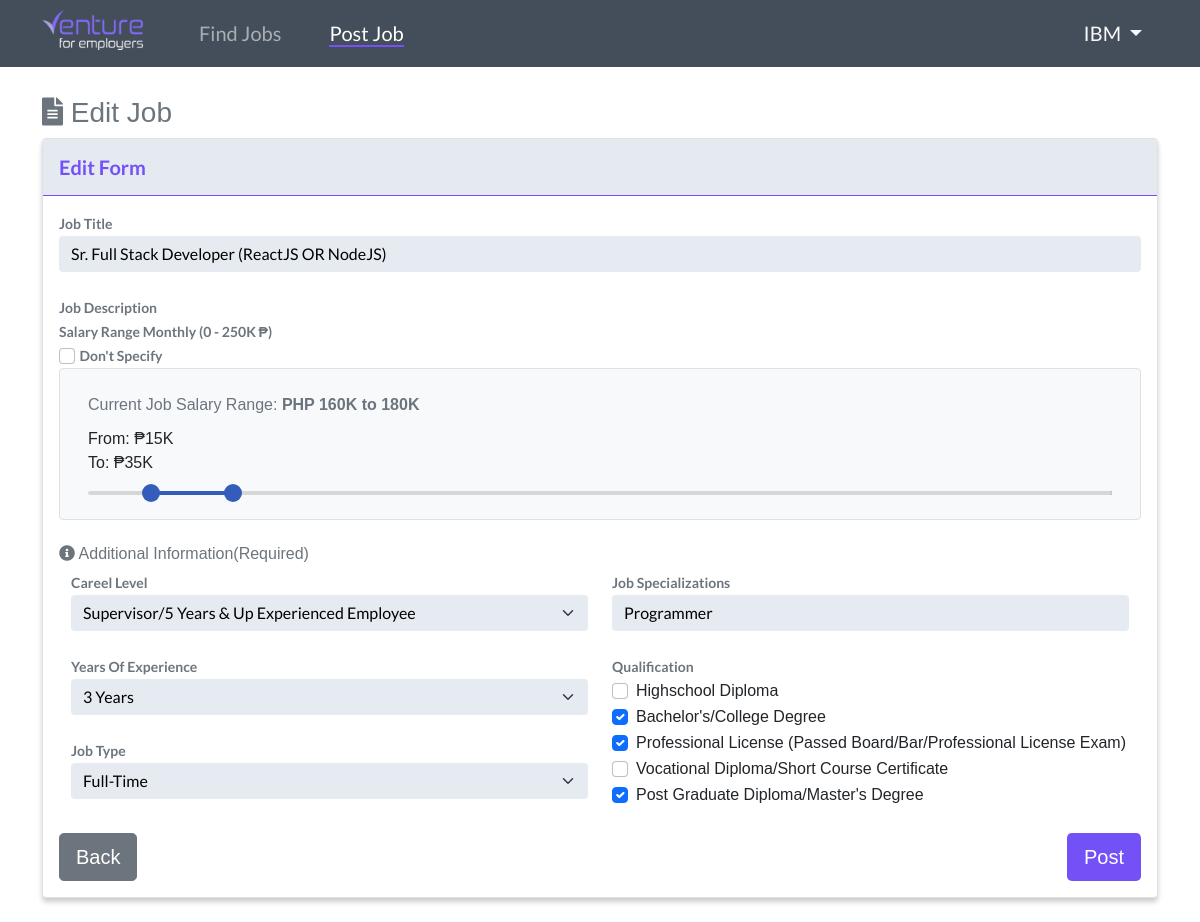
Page /edit-post/1 (signed in) on the committed database.
### website/models.py (models this page shows)
class User(db.Model, UserMixin):
    id = db.Column(db.Integer, primary_key=True)
    email = db.Column(db.String(150), unique=True)
    username = db.Column(db.String(150), unique=True)
    firstname = db.Column(db.String(150))
    lastname = db.Column(db.String(150))
    company = db.Column(db.String(150))
    password = db.Column(db.String(150))
    usertype = db.Column(db.String(10))
    gender = db.Column(db.String(10))
    date_created = db.Column(db.DateTime, default=datetime.now())
    date_updated = db.Column(db.DateTime(
        timezone=True), onupdate=datetime.now())
    posts = db.relationship('Post', backref='user', passive_deletes="True")
    likes = db.relationship('Like', backref='user', passive_deletes="True")

class Post(db.Model):
    id = db.Column(db.Integer, primary_key=True)
    title = db.Column(db.Text, nullable=False)
    text = db.Column(db.Text, nullable=False)
    date_created = db.Column(db.DateTime, default=datetime.now())
    date_updated = db.Column(db.DateTime(
        timezone=True), onupdate=datetime.now())
    author = db.Column(db.Integer, db.ForeignKey(
        'user.id', ondelete="CASCADE"), nullable="False")
    company = db.Column(db.String(150), nullable="False")
    likes = db.relationship('Like', backref='post', passive_deletes="True")
    location = db.Column(db.Text, nullable=False)
    location1 = db.Column(db.Text, nullable=False)
    salary = db.Column(db.Text, nullable=True)
    salary1 = db.Column(db.Text, nullable=True)
    level = db.Column(db.Text, nullable=False)
    experience = db.Column(db.Text, nullable=False)
    specialization = db.Column(db.Text, nullable=False)
    qualification = db.Column(db.Text, nullable=True)
    qualification1 = db.Column(db.Text, nullable=True)
    qualification2 = db.Column(db.Text, nullable=True)
    qualification3 = db.Column(db.Text, nullable=True)
    qualification4 = db.Column(db.Text, nullable=True)
    jobtype = db.Column(db.Text, nullable=False)

### website/views.py (the view, shortened to what this page needs)
@views.route("/edit-post/<post_id>", methods=['GET', 'POST'])
@login_required
def user_post_edit(post_id):
    post = Post.query.get_or_404(post_id)
    return render_template("user/post/edit_post.html", post=post, user=current_user)

### website/__init__.py (called while the page is built)
def create_app():
    app = Flask(__name__)
    app.config['SECRET_KEY'] = "helloworld"
    app.config['SQLALCHEMY_DATABASE_URI'] = f'sqlite:///{DB_NAME}'
    app.config['SQLALCHEMY_TRACK_MODIFICATIONS'] = True
    db.init_app(app)
    from .views import views
    from .auth import auth
    app.register_blueprint(views, url_prefix="/")
    app.register_blueprint(auth, url_prefix="/")
    from .models import User, Post
    create_database(app)
    login_manager = LoginManager()
    login_manager.login_view = "auth.login"
    login_manager.init_app(app)
    @login_manager.user_loader
    def load_user(id):
        return User.query.get(int(id))
    return app

### website/templates/user/post/edit_post.html (shortened to what this page needs)
{% extends "user/base.html" %}
{% set active_page = "add_post" %}
{% block content %}
<br><br><br><br>
<div class="container">
    <h1 class="h3 mb-2 text-gray-800 text-secondary"><i class="fas fa-file-alt"></i> Edit Job</h1>
    <div class="card border mb-4" id="post_container">
        <div class="card-header py-3" id="post_card_header">
            <h6 class="m-0 fw-bold" id="job_title">Edit Form</h6>
        </div>
        <div class="card-body">
            <form action="" method="POST">
                <label class="venture_label text-secondary" for="title">Job Title</label>
                <input class="form-control venture_input" type="text" id="title" name="title" placeholder="Job Title"
                    value="{{ post.title }}"><br>
                <label class="venture_label text-secondary" for="text">Job Description</label>
                <trix-editor input="text" cols="30" rows="100"></trix-editor><br>
                <label class="venture_label text-secondary" for="">Salary Range Monthly (0 - 250K ₱)</label><br>
                <input class="form-check-input" type="checkbox" value="" id="dont_specify" onclick="onSpecify()">
                <label class="form-check-label venture_label text-secondary" for="dont_specify">
                    Don't Specify
                </label><br>
                <div class="bg-light px-3 pt-2 pb-3 border rounded" id="salary_div">
                    <div class="row mt-3 mb-2">
                        <div class="col-sm-12">
                            <span class="text-secondary">Current Job Salary Range:
                                {% if post.salary and post.salary1 == "0" %}
                                <strong>Not Specified</strong>
                                {% else %}
                                <strong>PHP {{ post.salary }}K to {{ post.salary1 }}K</strong>
                                {% endif %}
                            </span><br>
                        </div>
                    </div>
                    <div class="row slider-labels">
                        <div class="col-xs-6 caption">
                            From: ₱<span id="slider-range-value1"></span>K
                        </div>
                        <div class="col-xs-6 text-right caption">
                            To: ₱<span id="slider-range-value2"></span>K
                        </div>
                    </div>
                    <div class="row mt-3 mb-2">
                        <div class="col-sm-12">
                            <div id="slider-range" onclick="updateValue()"></div>
                        </div>
                    </div>
                </div><br>
                <h6 class="text-secondary"><i class="fas fa-info-circle"></i> Additional Information(Required)</h6>
                <div class="row">
                    <div class="col-md-6">
                        <label class="venture_label text-secondary" for="">Careel Level</label>
                        <select class="form-select venture_input" name="level" id="">
                            <option value="Supervisor/5 Years & Up Experienced Employee" {{ 'selected' if
                                post.level=='Supervisor/5 Years & Up Experienced Employee' else '' }}>Supervisor/5 Years
                                & Up Experienced
                                Employee</option>
                        </select><br>
                        <label class="venture_label text-secondary" for="">Years Of Experience</label>
                        <select class="form-select venture_input" name="experience" id="">
                            <option value="3 Years" {{ 'selected' if post.experience=='3 Years' else '' }}>3 Years
                            </option>
                        </select><br>
                        <label class="venture_label text-secondary" for="">Job Type</label>
                        <select class="form-select venture_input" name="jobtype" id="">
                            <option value="Full-Time" {{ 'selected' if post.jobtype=='Full-Time' else '' }}>Full-Time
                            </option>
                        </select><br>
                    </div>
                    <div class="col-md-6">
                        <label class="venture_label text-secondary" for="">Job Specializations</label>
                        <input class="form-control venture_input" type="text" name="specialization"
                            placeholder="Job Specializations (please specify)" value="{{ post.specialization }}"><br>
                        <label class="venture_label text-secondary" for="">Qualification</label>
                        <div class="form-check">
                            <input class="form-check-input" type="checkbox" value="Highschool Diploma"
                                name="qualification" id="qualification" onclick="getQualification()" {{ 'checked' if
                                post.qualification=='Highschool Diploma' else '' }}>
                            <label class="form-check-label" for="qualification">
                                Highschool Diploma
                            </label>
                        </div>
                        <div class="form-check">
                            <input class="form-check-input" type="checkbox" value="Bachelor's/College Degree"
                                name="qualification1" id="qualification1" onclick="getQualification1()" {{ 'checked' if
                                post.qualification1=="Bachelor's/College Degree" else '' }}>
                            <label class="form-check-label" for="qualification1">
                                Bachelor's/College Degree
                            </label>
                        </div>
                        <div class="form-check">
                            <input class="form-check-input" type="checkbox"
                                value="Professional License (Passed Board/Bar/Professional License Exam)"
                                name="qualification2" id="qualification2" onclick="getQualification2()" {{ 'checked' if
                                post.qualification2=='Professional License (Passed Board/Bar/Professional License Exam)'
                                else '' }}>
                            <label class="form-check-label" for="qualification2">
                                Professional License (Passed Board/Bar/Professional License Exam)
                            </label>
                        </div>
                        <div class="form-check">
                            <input class="form-check-input" type="checkbox"
                                value="Vocational Diploma/Short Course Certificate" name="qualification3"
                                id="qualification3" onclick="getQualification3()" {{ 'checked' if
                                post.qualification3=='Vocational Diploma/Short Course Certificate' else '' }}>
                            <label class="form-check-label" for="qualification3">
                                Vocational Diploma/Short Course Certificate
                            </label>
                        </div>
                        <div class="form-check">
                            <input class="form-check-input" type="checkbox"
                                value="Post Graduate Diploma/Master's Degree" name="qualification4" id="qualification4"
                                onclick="getQualification4()" {{ 'checked' if
                                post.qualification4=="Post Graduate Diploma/Master's Degree" else '' }}>
                            <label class="form-check-label" for="qualification4">
                                Post Graduate Diploma/Master's Degree
                            </label>
                        </div>
                        <br>
                    </div>
                </div>
                <div>
                    <button class="btn btn-lg text-white float-end" id="venture_button" onclick="getHidden()">Post</button>
                </div>
            </form>
            <a class="float-start" href="/home"><button class="btn btn-lg btn-secondary">Back</button></a>
        </div>
    </div>
</div>
{% endblock %}

### website/templates/user/base.html (shortened to what this page needs)
<!DOCTYPE html>
<html lang="en">
<head>
    <link href="https://cdn.jsdelivr.net/npm/bootstrap@5.1.3/dist/css/bootstrap.min.css" rel="stylesheet">
    <link rel="stylesheet" href="https://use.fontawesome.com/releases/v5.15.4/css/all.css">
    <link rel="stylesheet" href="https://cdnjs.cloudflare.com/ajax/libs/trix/1.3.1/trix.css">
    <link rel="stylesheet" href="{{ url_for('static',filename='user/css/style.css') }}">
    <link rel="stylesheet" href="{{ url_for('static',filename='user/css/salary.scss') }}">
    <link rel="stylesheet" href="{{ url_for('static',filename='user/css/slider.css') }}">
    <link rel="stylesheet" href="{{ url_for('static',filename='user/css/fixed.css') }}">
</head>
<body>
    {% if current_user.company %}
    <nav class="navbar navbar-expand-lg navbar-dark fixed-top" id="navbar_employer">
        <div class="container">
            <a class="navbar-brand" href="/home">
                <img id="navbar_logo" src="{{ url_for('static',filename='user/img/venture-employers.ico') }}" width="101px" alt="">
            </a>
            <div class="collapse navbar-collapse" id="navbarSupportedContent">
                <ul class="navbar-nav me-auto mb-2 mb-lg-0">
                    <li class="nav-item">
                        <a href="/home" class="nav-item nav-link mx-3">
                            <span class="{{ 'active_border_bottom2 text-white' if active_page == 'view_post' else '' }}">
                                Find Jobs
                            </span>
                        </a>
                    </li>
                    <li class="nav-item">
                        <a class="nav-item nav-link mx-3" href="/create-post">
                            <span class="{{ 'active_border_bottom2 text-white' if active_page == 'add_post' else '' }}">
                                Post Job
                            </span>
                        </a>
                    </li>
                </ul>
                <li class="d-flex nav-item dropdown">
                    <a class="nav-link text-light dropdown-toggle py-0 ps-0 ms-3" href="#" id="navbarDropdown" role="button"
                        data-bs-toggle="dropdown" aria-expanded="false">
                        <span class="{{ 'active_border_bottom2' if active_page == 'edit_password' or active_page == 'edit_profile' or active_page == 'view_profile' else '' }}">
                            {{ current_user.company }}
                        </span>
                    </a>
                </li>
            </div>
        </div>
    </nav>
    {% endif %}
        {% block content %}{% endblock %}
</body>
</html>

### website/static/user/css/style.css (style rules this page uses)
* { margin: 0; padding: 0; box-sizing: border-box; outline: none; border: none; text-decoration: none; }
html { scroll-behavior: smooth; }
body { font-family: "Helvetica", sans-serif; -webkit-font-smoothing: antialiased; -moz-osx-font-smoothing: grayscale; overflow-x: hidden; }
.navbar-brand { margin-right: 2rem; }
#navbar_employer { background-color: #444d5a; color: #fff; font-family: "Lato", sans-serif; font-size: 20px; padding-top: 0.65rem; padding-bottom: 0.65rem; }
.navbar li a { color: #f1f1f1; }
.active_border_bottom2 { border-bottom: 2px solid #7450f7; }
#navbar_logo { margin-top: -0.7rem; image-rendering: crispEdges; }
#post_container { border: none; box-shadow: 0px 4px 5px 0px rgba(0, 0, 0, 0.2); -webkit-box-shadow: 0px 4px 5px 0px rgba(0, 0, 0, 0.2); -moz-box-shadow: 0px 4px 5px 0px rgba(0, 0, 0, 0.2); }
#job_title { font-style: bold; font-size: 20px; font-family: "Lato", sans-serif; color: #7450f7; }
#post_card_header { background-color: #e5eaf1; padding-bottom: 1rem; border-bottom: 1px solid #7450f7; }
#venture_button { background-color: #7450f7; }
.venture_input { font-family: "Lato", sans-serif; background-color: #E6EBF2; color: #000; border: none; }
.venture_input::placeholder { font-family: "Lato", sans-serif; }
.venture_label { font-family: "Lato", sans-serif; font-weight: bold; font-size: 14px; }

### website/static/user/css/slider.css (style rules this page uses)
.slider-labels { margin-top: 10px; }
.noUi-target, .noUi-target * { -webkit-touch-callout: none; -webkit-user-select: none; -ms-touch-action: none; touch-action: none; -ms-user-select: none; -moz-user-select: none; user-select: none; -moz-box-sizing: border-box; box-sizing: border-box; }
.noUi-target { position: relative; direction: ltr; }
.noUi-horizontal { height: 4px; }
.noUi-background { background: #d6d7d9; }
.noUi-target { border-radius: 2px; }

### website/static/user/css/fixed.css (style rules this page uses)
.row, .container-fluid { margin-left: 0px!important; margin-right: 0px!important; }
.fixed-top { -webkit-backface-visibility: hidden; }

### rows in the picture
User: company "IBM"
Post: title "Sr. Full Stack Developer (ReactJS OR NodeJS)", salary "160", salary1 "180", specialization "Programmer"
